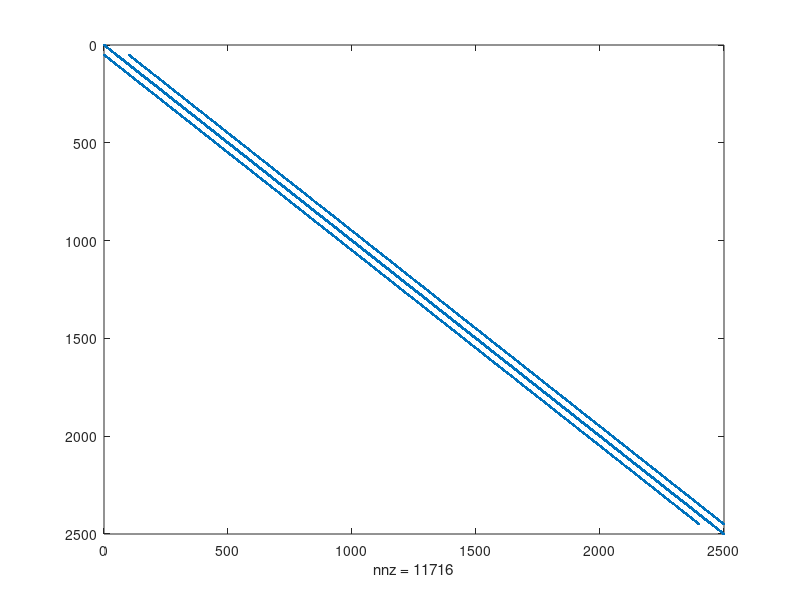
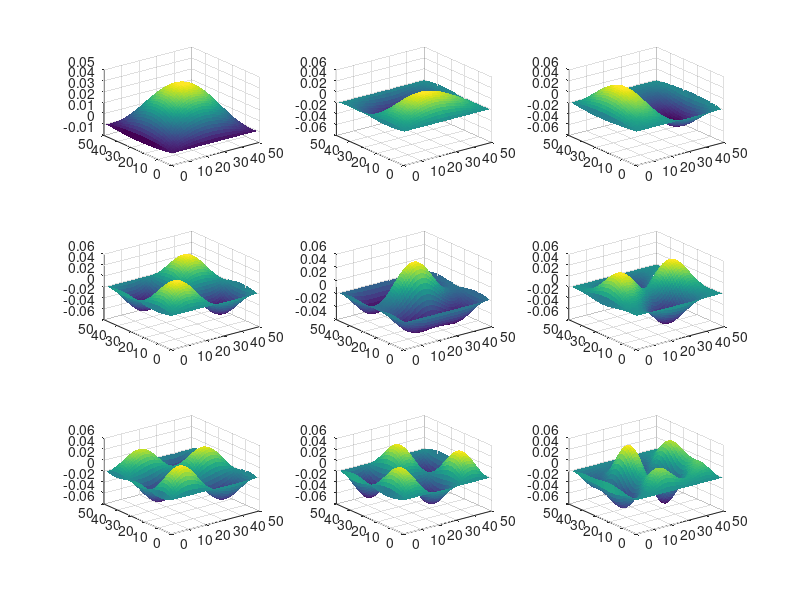

Here is the MATLAB script that generated these plots, in order:
clear all; close all;

global C

C.q_0 = 1.60217653e-19;             % electron charge
C.hb = 1.054571596e-34;             % Dirac constant
C.h = C.hb * 2 * pi;                    % Planck constant
C.m_0 = 9.10938215e-31;             % electron mass
C.kb = 1.3806504e-23;               % Boltzmann constant
C.eps_0 = 8.854187817e-12;          % vacuum permittivity
C.mu_0 = 1.2566370614e-6;           % vacuum permeability
C.c = 299792458;                    % speed of light

nx = 50;
ny = 50;

G = sparse(nx*ny,nx*ny);
B = zeros(1, nx*ny);

alpha = 1;

for i = 1:nx
    for j = 1:ny
        n = j + (i-1)*ny;
        nxm = j + (i - 2)*ny;
        nxp = j + i *ny;
        nym = (j - 1) + (i - 1)*ny;
        nyp = (j + 1) + (i - 1)*ny;
        
        %boundary conditions
        if( i == 1)
            G(n,:) = 0;
            G(n, n) = 1;
        elseif ( j == 1)
            G(:,n) = 0;
            G(n,n) = 1;
        elseif (i == nx)
            G(n,:) = 0;
            G(n,n) = 1;
        elseif (j == ny)
            G(:,n) = 0;
            G(n,n) = 1;
        else
          G(n,n) = -4;  
          G(n,nxm) = 1;
          G(n,nxp) = 1;
          G(nyp,n) = 1;
          G(nym,n) = 1;
        end
      end 
end

[E,D] = eigs(G, 9, 'SM');

for k = 1:9
for i=1:nx
   for j=1:ny
        n = j + (i-1)*ny;
        Emap(k,i,j) = (E(n,k));
   end
end
end

figure(1)
spy(G);
figure(2)
for k = 1:9
subplot(3,3,k)
temp = squeeze(Emap(k,:,:));
surf(temp,'linestyle','none');
end    
        